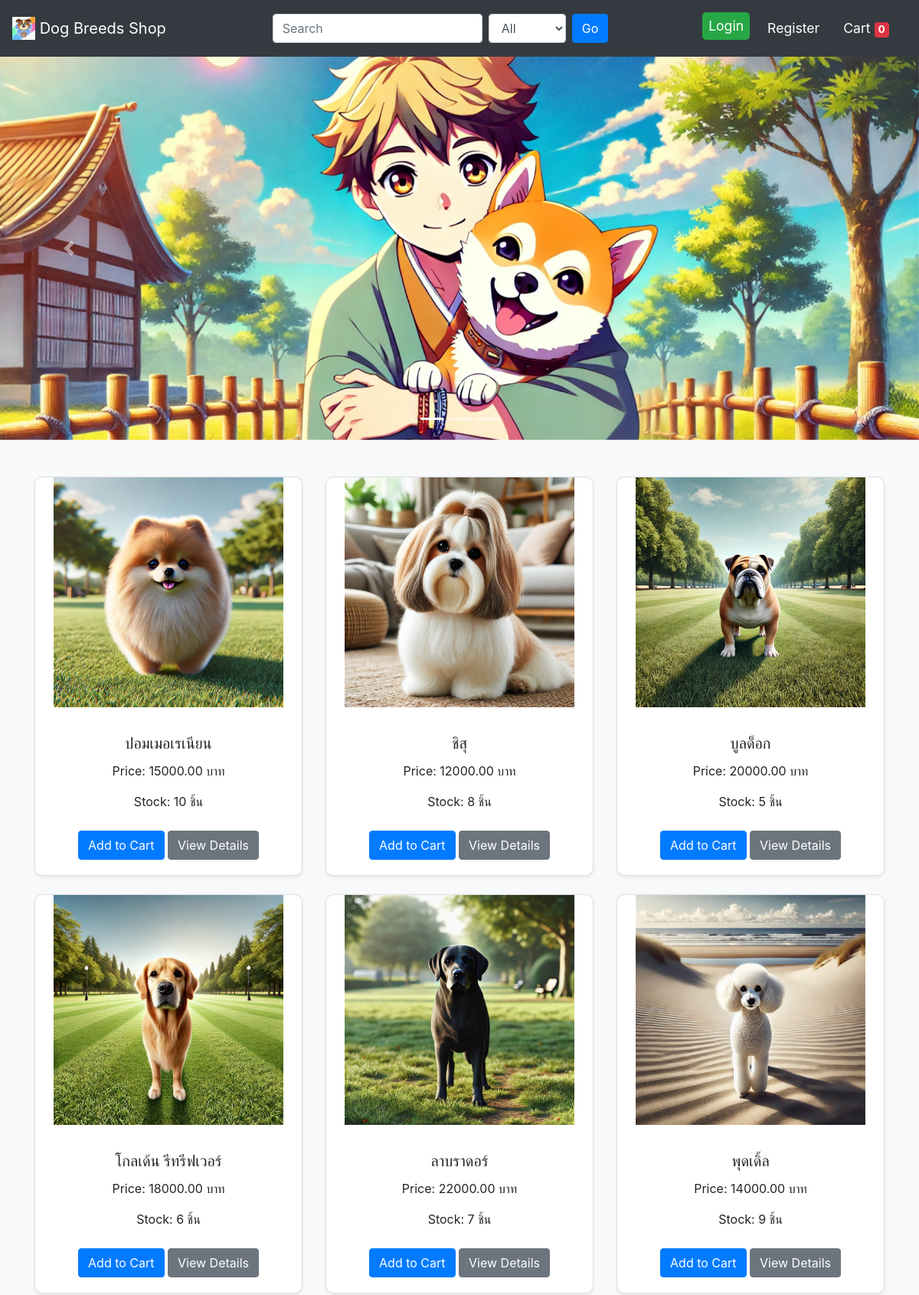
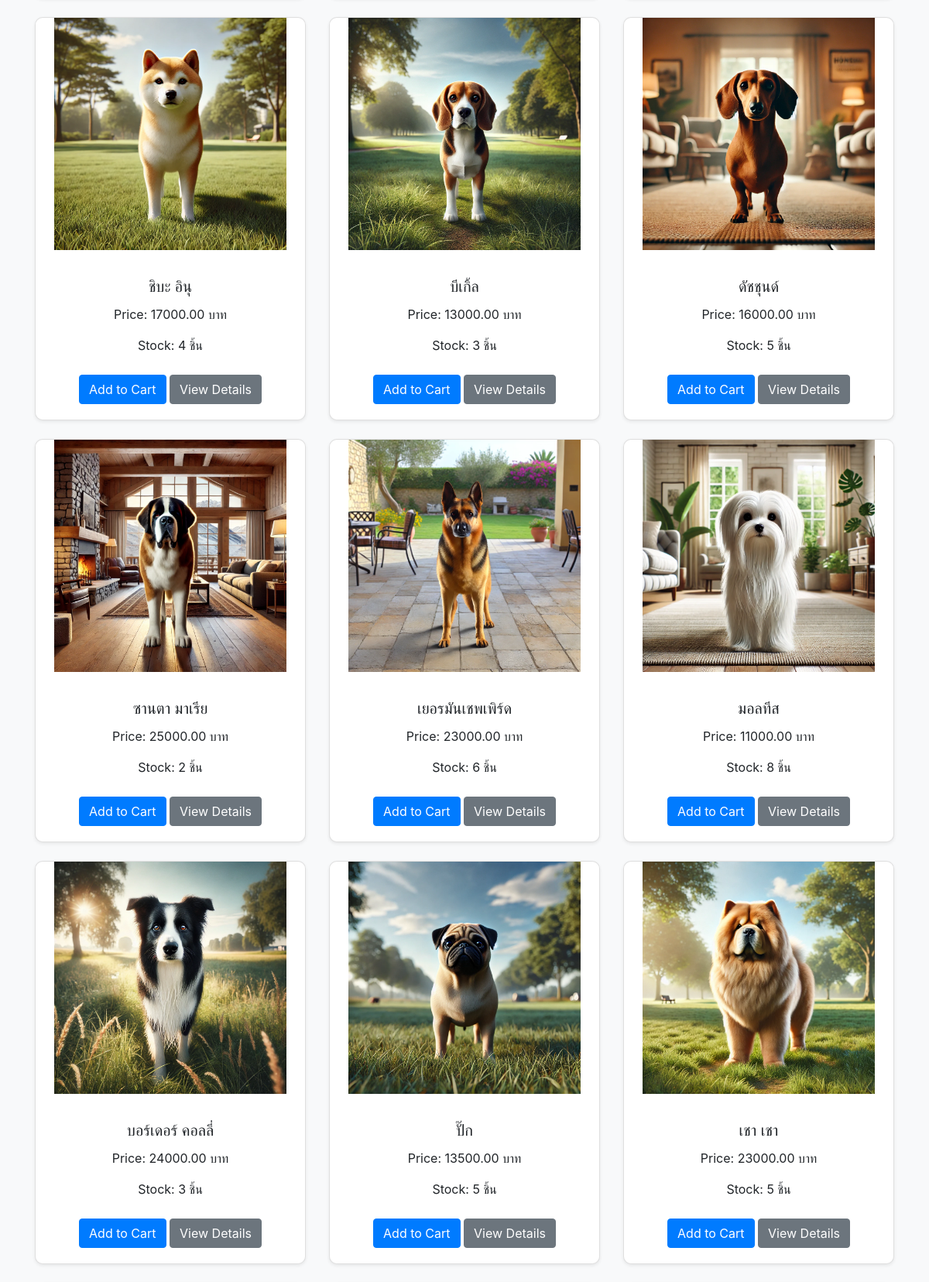
The page / (upper part) on the database its author committed (2 pictures, top to bottom).
### tables this page shows
CREATE TABLE IF NOT EXISTS products (
    id INT AUTO_INCREMENT PRIMARY KEY,
    name VARCHAR(100) NOT NULL,
    description TEXT,
    price DECIMAL(10,2) NOT NULL,
    stock INT NOT NULL,   
    image VARCHAR(255),   
    category_id INT,
    FOREIGN KEY (category_id) REFERENCES categories(id) ON DELETE CASCADE ON UPDATE CASCADE   
);

### index.php (the view, shortened to what this page needs)
<?php
include('front-end/db_connection.php');
$keyword = isset($_GET['search']) ? $_GET['search'] : '';
$categoryQuery = "";
$sql = "SELECT * FROM products WHERE (name LIKE '%$keyword%' OR description LIKE '%$keyword%') $categoryQuery";
$result = $conn->query($sql);
$total_items = isset($_SESSION['cart']) ? array_sum($_SESSION['cart']) : 0;
?>
<!DOCTYPE html>
<html lang="en">
<head>
    <link rel="stylesheet" href="https://maxcdn.bootstrapcdn.com/bootstrap/4.5.2/css/bootstrap.min.css">
    <link rel="stylesheet" href="front-end/css/style.css">
</head>
<body>
<nav class="navbar navbar-expand-lg navbar-dark bg-dark">
    <a class="navbar-brand" href="#">
        <img src="front-end/images/logo.png" width="30" height="30" class="d-inline-block align-top" alt="">
        Dog Breeds Shop
    </a>
    <form class="form-inline my-2 my-lg-0 ml-auto" action="index.php" method="GET">
        <input class="form-control mr-sm-2" type="search" placeholder="Search" aria-label="Search" name="search">
        <select class="form-control mr-sm-2" name="category">
            <option value="all">All</option>
        </select>
        <button class="btn btn-primary my-2 my-sm-0" type="submit">Go</button>
    </form>
    <ul class="navbar-nav ml-auto">
        <?php if (!isset($_SESSION['username'])) { ?>
            <li class="nav-item">
                <a class="nav-link btn btn-success text-white" href="front-end/login.php">Login</a>
            </li>
            <li class="nav-item">
                <a class="nav-link" href="front-end/register.php">Register</a>
            </li>
        <?php } ?>
        <li class="nav-item">
            <a class="nav-link" href="front-end/cart.php">
                Cart <span class="badge badge-danger"><?php echo $total_items; ?></span>
            </a>
        </li>
    </ul>
</nav>
<div id="carouselExampleIndicators" class="carousel slide" data-ride="carousel" data-interval="5000">
    <ol class="carousel-indicators">
        <li data-target="#carouselExampleIndicators" data-slide-to="0" class="active"></li>
        <li data-target="#carouselExampleIndicators" data-slide-to="1"></li>
        <li data-target="#carouselExampleIndicators" data-slide-to="2"></li>
    </ol>
    <div class="carousel-inner">
        <div class="carousel-item active">
            <img src="front-end/images/bar/1.jpg" class="d-block w-100" alt="...">
        </div>
    </div>
    <a class="carousel-control-prev" href="#carouselExampleIndicators" role="button" data-slide="prev">
        <span class="carousel-control-prev-icon" aria-hidden="true"></span>
    </a>
    <a class="carousel-control-next" href="#carouselExampleIndicators" role="button" data-slide="next">
        <span class="carousel-control-next-icon" aria-hidden="true"></span>
    </a>
</div>
<div class="container mt-5">
    <div class="row">
        <?php
        if ($result->num_rows > 0) {
            while($row = $result->fetch_assoc()) {
                echo "
                <div class='col-md-4 fade-in'>
                    <div class='card mb-4 shadow-sm'>
                        <img src='front-end/images/{$row['image']}' class='card-img-top' alt='{$row['name']}'>
                        <div class='card-body'>
                            <h5 class='card-title'>{$row['name']}</h5>
                            <p class='card-text'>Price: {$row['price']} บาท</p>
                            <p class='card-text'>Stock: {$row['stock']} ชิ้น</p>
                            <form method='POST' action='index.php'>
                                <input type='hidden' name='product_id' value='{$row['id']}'>
                                <button type='submit' name='add_to_cart' class='btn btn-primary'>Add to Cart</button>
                                <a href='front-end/product.php?id={$row['id']}' class='btn btn-secondary'>View Details</a>
                            </form>
                        </div>
                    </div>
                </div>";
            }
        } else {
            echo "<p>No products found.</p>";
        }
        ?>
    </div>
</div>
</body>
</html>

### front-end/css/style.css (style rules this page uses)
.navbar { padding: 1rem; z-index: 1000; position: relative; }
.navbar .navbar-nav { flex-direction: row; }
.nav-link { color: white !important; font-size: 1.1rem; margin-right: 15px; }
.btn-success { background-color: #28a745; border: none; padding: 5px 10px; border-radius: 5px; }
.fade-in { animation: fadeIn 0.5s ease-in-out forwards; }
.card-body .btn { margin-top: 10px; }
.carousel-item img { height: 500px; object-fit: cover; }
.card { border-radius: 10px; box-shadow: 0 4px 8px rgba(0, 0, 0, 0.1); }
.card-img-top { height: 300px; object-fit: contain; object-position: top; flex-shrink: 0; margin-bottom: 15px; }
.card-body { text-align: center; }
body { overflow-x: hidden; }

### index.php (style rules this page uses)
body { background-color: #f8f9fa; }
.fade-in { animation: fadeIn 0.5s ease-in-out forwards; }
.card-body .btn { margin-top: 10px; }

### rows shown on the page
products: image (picture), name "ปอมเมอเรเนียน", price "15000.00", stock "10"
products: image (picture), name "ชิสุ", price "12000.00", stock "8"
products: image (picture), name "บูลด็อก", price "20000.00", stock "5"
products: image (picture), name "โกลเด้น รีทรีฟเวอร์", price "18000.00", stock "6"
products: image (picture), name "ลาบราดอร์", price "22000.00", stock "7"
products: image (picture), name "พุดเดิ้ล", price "14000.00", stock "9"
products: image (picture), name "ชิบะ อินุ", price "17000.00", stock "4"
products: image (picture), name "บีเกิ้ล", price "13000.00", stock "3"
products: image (picture), name "ดัชชุนด์", price "16000.00", stock "5"
products: image (picture), name "ซานตา มาเรีย", price "25000.00", stock "2"
products: image (picture), name "เยอรมันเชพเพิร์ด", price "23000.00", stock "6"
products: image (picture), name "มอลทีส", price "11000.00", stock "8"
products: image (picture), name "บอร์เดอร์ คอลลี่", price "24000.00", stock "3"
products: image (picture), name "ปั๊ก", price "13500.00", stock "5"
products: image (picture), name "เชา เชา", price "23000.00", stock "5"

### other values the page prints
$total_items "0"
